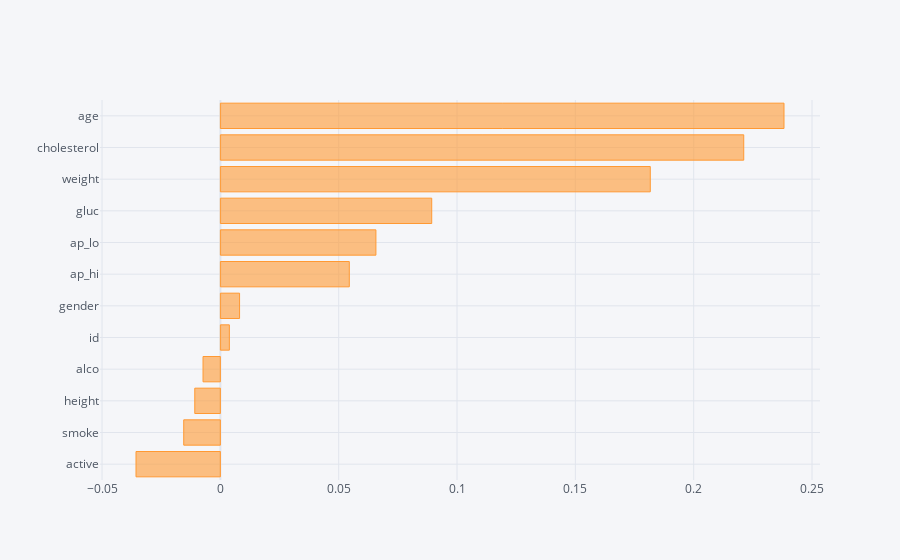

The notebook cell saved with this chart:
### Code cell
#plotting Correlation of features with target variable using plotly

init_notebook_mode(connected=True)
cf.go_offline()

print('Correlation of features with target variable')
df.corr()['cardio'].sort_values()[:-1].iplot(kind='barh');
plt.show()

### Figure 1 — Plotly figure (JSON) as saved in the notebook; plotly's stock layout.template omitted (floating-point values rounded to 4 significant figures)
{"data": [{"marker": {"color": "rgba(255, 153, 51, 0.6)", "line": {"color": "rgba(255, 153, 51, 1.0)", "width": 1}}, "name": "cardio", "orientation": "h", "text": "", "type": "bar", "x": [-0.03565, -0.01549, -0.01082, -0.00733, 0.003799, 0.008109, 0.05448, 0.06572, 0.08931, 0.1817, 0.2211, 0.2382], "y": ["active", "smoke", "height", "alco", "id", "gender", "ap_hi", "ap_lo", "gluc", "weight", "cholesterol", "age"]}], "layout": {"legend": {"bgcolor": "#F5F6F9", "font": {"color": "#4D5663"}}, "paper_bgcolor": "#F5F6F9", "plot_bgcolor": "#F5F6F9", "title": {"font": {"color": "#4D5663"}}, "xaxis": {"gridcolor": "#E1E5ED", "showgrid": true, "tickfont": {"color": "#4D5663"}, "title": {"font": {"color": "#4D5663"}, "text": ""}, "zerolinecolor": "#E1E5ED"}, "yaxis": {"gridcolor": "#E1E5ED", "showgrid": true, "tickfont": {"color": "#4D5663"}, "title": {"font": {"color": "#4D5663"}, "text": ""}, "zerolinecolor": "#E1E5ED"}}}
